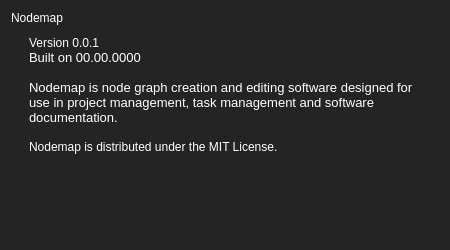
<?xml version="1.0" encoding="UTF-8"?>
<ui version="4.0">
 <class>AboutDialog</class>
 <widget class="QWidget" name="AboutDialog">
  <property name="windowModality">
   <enum>Qt::NonModal</enum>
  </property>
  <property name="geometry">
   <rect>
    <x>0</x>
    <y>0</y>
    <width>450</width>
    <height>250</height>
   </rect>
  </property>
  <property name="sizePolicy">
   <sizepolicy hsizetype="Fixed" vsizetype="Fixed">
    <horstretch>0</horstretch>
    <verstretch>0</verstretch>
   </sizepolicy>
  </property>
  <property name="minimumSize">
   <size>
    <width>450</width>
    <height>250</height>
   </size>
  </property>
  <property name="maximumSize">
   <size>
    <width>450</width>
    <height>250</height>
   </size>
  </property>
  <property name="windowTitle">
   <string>About</string>
  </property>
  <property name="windowIcon">
   <iconset resource="../resource.qrc">
    <normaloff>:/icon/icons/icon.png</normaloff>:/icon/icons/icon.png</iconset>
  </property>
  <property name="styleSheet">
   <string notr="true">background-color: rgb(36, 36, 36);</string>
  </property>
  <layout class="QVBoxLayout" name="verticalLayout">
   <item>
    <widget class="QLabel" name="title">
     <property name="styleSheet">
      <string notr="true">color: rgb(255, 255, 255);
font: 700 14pt &quot;Segoe UI&quot;;</string>
     </property>
     <property name="text">
      <string>Nodemap</string>
     </property>
    </widget>
   </item>
   <item>
    <layout class="QHBoxLayout" name="horizontalLayout">
     <item>
      <widget class="QLabel" name="label">
       <property name="maximumSize">
        <size>
         <width>100</width>
         <height>100</height>
        </size>
       </property>
       <property name="text">
        <string/>
       </property>
       <property name="pixmap">
        <pixmap resource="../resource.qrc">:/icon/icons/icon.png</pixmap>
       </property>
       <property name="scaledContents">
        <bool>true</bool>
       </property>
      </widget>
     </item>
     <item>
      <widget class="QTextBrowser" name="content">
       <property name="styleSheet">
        <string notr="true">color: rgb(255, 255, 255);
background-color: rgba(255, 255, 255, 0);
outline: 0px;
outline: none;
outline-style: none;</string>
       </property>
       <property name="html">
        <string>&lt;!DOCTYPE HTML PUBLIC &quot;-//W3C//DTD HTML 4.0//EN&quot; &quot;http://www.w3.org/TR/REC-html40/strict.dtd&quot;&gt;
&lt;html&gt;&lt;head&gt;&lt;meta name=&quot;qrichtext&quot; content=&quot;1&quot; /&gt;&lt;meta charset=&quot;utf-8&quot; /&gt;&lt;style type=&quot;text/css&quot;&gt;
p, li { white-space: pre-wrap; }
&lt;/style&gt;&lt;/head&gt;&lt;body style=&quot; font-family:'Segoe UI'; font-size:9pt; font-weight:400; font-style:normal;&quot;&gt;
&lt;p style=&quot; margin-top:0px; margin-bottom:0px; margin-left:0px; margin-right:0px; -qt-block-indent:0; text-indent:0px;&quot;&gt;Version 0.0.1&lt;/p&gt;
&lt;p style=&quot; margin-top:0px; margin-bottom:0px; margin-left:0px; margin-right:0px; -qt-block-indent:0; text-indent:0px;&quot;&gt;&lt;span style=&quot; font-size:10pt;&quot;&gt;Built on 00.00.0000&lt;/span&gt;&lt;/p&gt;
&lt;p style=&quot;-qt-paragraph-type:empty; margin-top:0px; margin-bottom:0px; margin-left:0px; margin-right:0px; -qt-block-indent:0; text-indent:0px; font-size:10pt;&quot;&gt;&lt;br /&gt;&lt;/p&gt;
&lt;p style=&quot; margin-top:0px; margin-bottom:0px; margin-left:0px; margin-right:0px; -qt-block-indent:0; text-indent:0px;&quot;&gt;&lt;span style=&quot; font-size:10pt;&quot;&gt;Nodemap is node graph creation and editing software designed for use in project management, task management and software documentation.&lt;/span&gt;&lt;/p&gt;
&lt;p style=&quot;-qt-paragraph-type:empty; margin-top:0px; margin-bottom:0px; margin-left:0px; margin-right:0px; -qt-block-indent:0; text-indent:0px; font-size:10pt;&quot;&gt;&lt;br /&gt;&lt;/p&gt;
&lt;p style=&quot; margin-top:0px; margin-bottom:0px; margin-left:0px; margin-right:0px; -qt-block-indent:0; text-indent:0px;&quot;&gt;Nodemap is distributed under the MIT License.&lt;/p&gt;&lt;/body&gt;&lt;/html&gt;</string>
       </property>
       <property name="placeholderText">
        <string>hii</string>
       </property>
      </widget>
     </item>
    </layout>
   </item>
  </layout>
 </widget>
 <layoutdefault spacing="6" margin="11"/>
 <resources>
  <include location="../resource.qrc"/>
 </resources>
 <connections/>
</ui>
